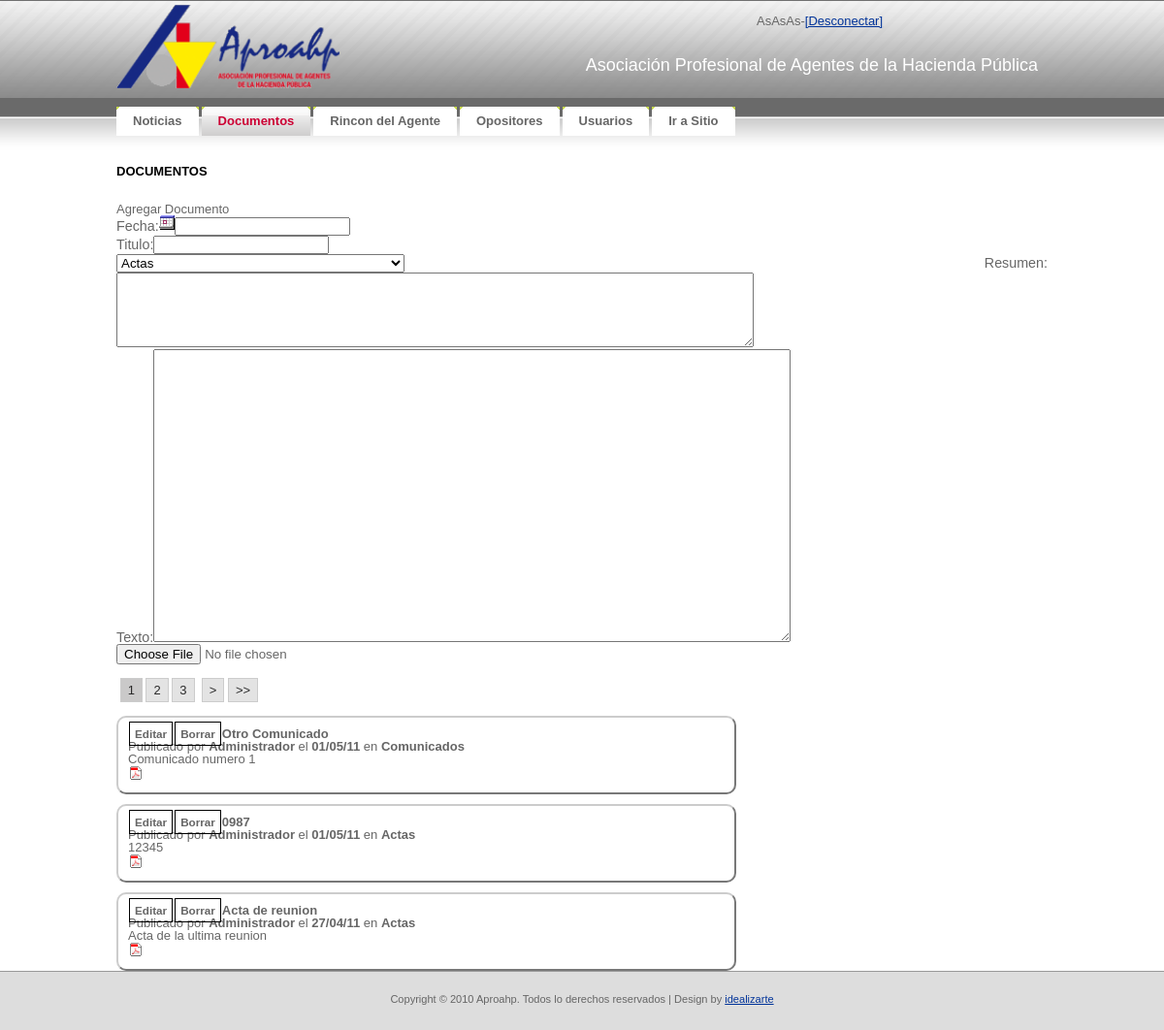
/admin/documentos.php (signed in), run on the app's committed database.
### tables this page shows
CREATE TABLE IF NOT EXISTS `tbl_categorias` (
  `CAT_ID` bigint(20) NOT NULL AUTO_INCREMENT,
  `CAT_Visible` tinyint(1) NOT NULL,
  `CAT_Nombre` varchar(50) NOT NULL,
  `CAT_Comentarios` varchar(200) NOT NULL,
  UNIQUE KEY `ID` (`CAT_ID`)
);

CREATE TABLE IF NOT EXISTS `tbl_documentos` (
  `DOC_ID` bigint(20) NOT NULL AUTO_INCREMENT,
  `DOC_Fecha` datetime NOT NULL,
  `DOC_Autor` bigint(20) NOT NULL,
  `DOC_Categoria` bigint(20) NOT NULL,
  `DOC_Titulo` varchar(50) NOT NULL,
  `DOC_Resumen` varchar(500) NOT NULL,
  `DOC_Texto` text NOT NULL,
  `DOC_Attach` varchar(200) NOT NULL,
  UNIQUE KEY `DOC_ID` (`DOC_ID`)
);

CREATE TABLE IF NOT EXISTS `tbl_users` (
  `USR_ID` bigint(20) NOT NULL AUTO_INCREMENT,
  `USR_username` varchar(32) NOT NULL,
  `USR_password` varchar(32) NOT NULL,
  `USR_Displayname` varchar(32) NOT NULL,
  `USR_email` varchar(100) NOT NULL,
  `USR_Activo` tinyint(1) NOT NULL,
  PRIMARY KEY (`USR_ID`)
);

### admin/documentos.php (the view, shortened to what this page needs)
<?php
	require_once("../lib/siteconfig.php");
	$uploadfolder="../UPLDocumentos";
?>
<!DOCTYPE html PUBLIC "-//W3C//DTD XHTML 1.0 Strict//EN"
  "http://www.w3.org/TR/xhtml1/DTD/xhtml1-strict.dtd">
<html xmlns="http://www.w3.org/1999/xhtml" xml:lang="en" lang="en">
<head>
	<link rel="stylesheet" href="../css/reset.css" type="text/css" media="screen" charset="utf-8">
	<link rel="stylesheet" href="../css/aproahp.css" type="text/css" media="screen" charset="utf-8">
	<link rel="stylesheet" href="css/jquery-ui.css" type="text/css" media="screen" charset="utf-8">
	<link rel="stylesheet" href="css/style.css" type="text/css" media="screen" charset="utf-8">
</head>
<body>
<div id="container">
<?php require("header.php");?>
<div id='documentos'>
	<h3>Documentos</h3><br/>
	<div id="adddocumento">Agregar Documento</div>
	<div id="docsform">
		<form id="frm_documentos" method="post" action="<?=$paginaactual?>" enctype="multipart/form-data">
			<label for="inp_fecha">Fecha:<img src="images/b_calendar.png" alt="Calendario" width="16" height="16" /></label><input type='text' name='inp_fecha' maxlength='10' id='inp_fecha'><br/>
			<label for="inp_titulo">Titulo:</label><input type='text' name='inp_titulo' maxlength='50' id='inp_titulo'><br/>
<?php
			echo "<select name='inp_categoria'>";
			$cat_result=mysql_query("SELECT * FROM tbl_Categorias ORDER BY Cat_Nombre;");
			for ($x = 0, $numrows = mysql_num_rows($cat_result); $x < $numrows; $x++) {
				$row = mysql_fetch_assoc($cat_result);
				echo "<option value=".$row["CAT_ID"].">".$row["CAT_Nombre"]."</option>";
			}
			echo "</select>";
?>
			<label for="inp_resumen">Resumen:</label><textarea cols="80" rows="5" name='inp_resumen' maxlength='255' id='inp_resumen'></textarea><br/>
			<label for="inp_texto">Texto:</label><textarea cols="80" rows="20" name='inp_texto' maxlength='5000' id='inp_texto'></textarea><br/>
			<input name="inp_file" type="file"><br/>
		</form>
	</div>
<?php
		echo "<div id='documentoslist'>";
		if(isset($_GET['pagenum'])){
			$pagenum = $_GET['pagenum'];
		}else{
			$pagenum = 1;
		}
		$doc_result = mysql_query("SELECT * FROM tbl_Categorias,tbl_documentos,tbl_Users WHERE DOC_Autor=USR_ID AND DOC_Categoria = CAT_ID ORDER BY DOC_FECHA DESC;") or die(mysql_error());
		$rows = mysql_num_rows($doc_result);
		$page_rows = 3;
		$pdata=pagination($rows,$pagenum,$page_rows);
		echo ($pdata['links']);
		$doc_result=mysql_query("SELECT * FROM tbl_Categorias,tbl_documentos,tbl_Users WHERE DOC_Autor=USR_ID AND DOC_Categoria = CAT_ID ORDER BY DOC_FECHA DESC ".$pdata['limites'].";");
		for ($x = 0, $numrows = mysql_num_rows($doc_result); $x < $numrows; $x++) {
			$row = mysql_fetch_assoc($doc_result);
			$datetime = date("d/m/y", strtotime($row["DOC_Fecha"]));
			$parts = Explode('.', $row['DOC_Attach']);
			$tipo= $parts[count($parts) - 1];
			echo("<li class=documento><div class=edit rel='".$row["DOC_ID"]."'>Editar</div><div class=borrar rel='".$row["DOC_ID"]."'>Borrar</div><span class=highlight>".$row['DOC_Titulo']."</span><br>Publicado por <span class=highlight>".$row['USR_Displayname']."</span> el <span class=highlight>".$datetime."</span> en <span class=highlight>".$row['CAT_Nombre']."</span><br>".$row['DOC_Resumen']."<br><a href='".$uploadfolder."/".$row['DOC_Attach']."'><img src='../images/fticonos/icon_".$tipo.".gif'></a></li>");
		}
		echo "</ul></div>";
?>
</div>
</div>
</body>
</html>

### css/aproahp.css (style rules this page uses)
* { margin: 0; padding: 0; }
ul,li { list-style-type: none; }
body, th { background: #FFFFFF url(../images/img01.gif) repeat-x; font-family: Verdana, Arial, Helvetica, sans-serif; font-size: 13px; color: #666666; }
h3 { margin-bottom: 1em; text-transform: uppercase; font-size: 100%; color: #000000; }
p, ul, ol { margin-bottom: 1.5em; line-height: 1.6em; }
p { color:#666666; }
a:link { color: #003399; }
img { border: none; }
#container { width: 960px; padding: 0px 0px 0px 0px; margin:0 auto; text-align:justify; }
#footer { height:20px; padding: 20px; background: #DDDDDD; border-top: 1px solid #999999; }
#footer p { margin: 0; text-align: center; font-size: 85%; }
.documento { padding:10px; border:2px outset #ccc; -moz-border-radius: 10px; -webkit-border-radius: 10px; padding: 10px; width:615px; margin-top:10px; }
li.documento a { color:#666666; text-decoration: none; }
.documento .highlight { font-weight: bold; }

### admin/css/style.css (style rules this page uses)
label { display: inline; font-size: 1.1em; }
.edit, .borrar, .activar { font-size: .9em; font-weight: bold; display: inline; position: relative; padding: 5px; margin: 1px; border: 1px solid black; cursor: pointer; }

### data on the page
tbl_categorias: tbl_documentos.DOC_Titulo "Otro Comunicado", tbl_users.USR_Displayname "Administrador", tbl_documentos.DOC_Fecha "01/05/11", CAT_Nombre "Comunicados", tbl_documentos.DOC_Resumen "Comunicado numero 1"
tbl_categorias: tbl_documentos.DOC_Titulo "0987", tbl_users.USR_Displayname "Administrador", tbl_documentos.DOC_Fecha "01/05/11", CAT_Nombre "Actas", tbl_documentos.DOC_Resumen "12345", tbl_documentos.DOC_Titulo "Acta de reunion", tbl_documentos.DOC_Fecha "27/04/11", tbl_documentos.DOC_Resumen "Acta de la ultima reunion"

### other printed values
$_SESSION['DisplayName'] "AsAsAs"
$item['Name'] "Noticias"
$item['Name'] "Documentos"
$item['Name'] "Rincon del Agente"
$item['Name'] "Opositores"
$item['Name'] "Usuarios"
$item['Name'] "Ir a Sitio"
form field inp_categoria "Actas"
